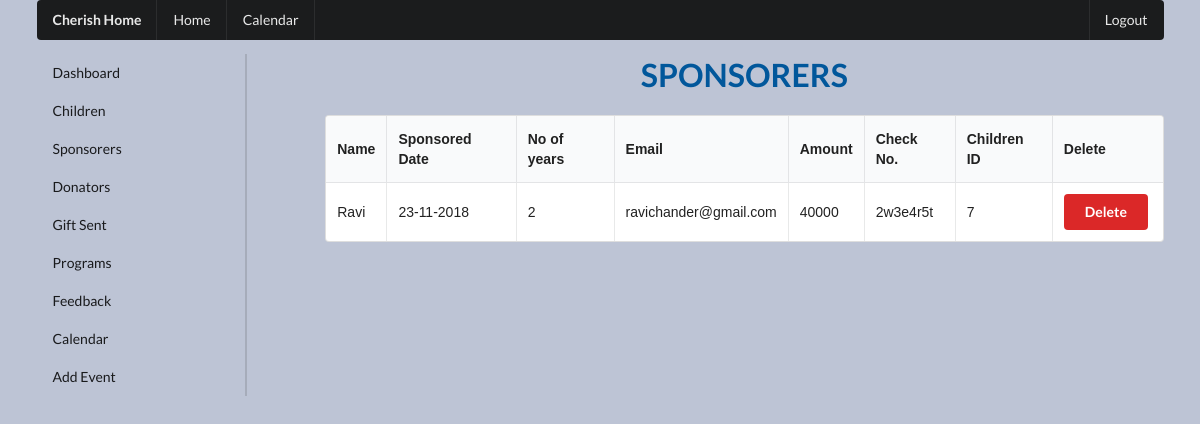
The app's page /admin/sponsorer.php (signed in) with its own data.
### tables this page shows
CREATE TABLE `sponsorer` (
  `spn_id` int(3) NOT NULL,
  `spn_firstname` varchar(30) NOT NULL,
  `spn_lastname` varchar(30) DEFAULT NULL,
  `spnd_date` date NOT NULL,
  `spn_noofyears` int(2) NOT NULL,
  `spn_email` varchar(30) NOT NULL,
  `spn_phone` int(20) NOT NULL,
  `spn_bill_address` text NOT NULL,
  `spn_amount` int(5) NOT NULL,
  `spn_checkno` varchar(20) NOT NULL,
  `cid` int(50) NOT NULL
);

### admin/sponsorer.php (the view, shortened to what this page needs)
<?php include './admin_components/admin_header.php' ?>
    <div class="ui container">
        <?php include './admin_components/admin_top-menu.php' ?>
        <div class="ui grid">
            <?php include './admin_components/admin_side-menu.php' ?>
            <div class="twelve wide column">
                <h1>Sponsorers</h1>
                <table class="ui celled table">
                    <thead>
                        <tr>
                            <th>Name</th>
                            <th>Sponsored Date</th>
                            <th>No of years</th>
                            <th>Email</th>
                            <th>Amount</th>
                            <th>Check No.</th>
                            <th>Children ID</th>
                            <th>Delete</th>
                        </tr>
                    </thead>
                    <tbody>
                        <?php
                            $sql = "SELECT * FROM sponsorer";
                            $result = $conn->query($sql);
                            if ($result->num_rows > 0) {
                                while($row = $result->fetch_assoc()) {
                                $unformated = $row['spnd_date'];
                                $formateddate = date("d-m-Y", strtotime($unformated));
                        ?>
                        <tr>
                            <td><?php echo $row['spn_firstname']; ?></td>
                            <td><?php echo $formateddate; ?></td>
                            <td><?php echo $row['spn_noofyears']; ?></td>
                            <td><?php echo $row['spn_email']; ?></td>
                            <td><?php echo $row['spn_amount']; ?></td>
                            <td><?php echo $row['spn_checkno']; ?></td>
                            <td><?php echo $row['cid']; ?></td>
                            <td>
                                <a
                                    onclick="return confirm('Are you sure you want to delete this post and all its comments?');"
                                    class="ui red button"
                                    href="sponsorer.php?del=<?php echo $row['spn_id']; ?>&cid=<?php echo $row['cid']; ?>">
                                    Delete
                                </a>
                            </td>
                        </tr>
                        <?php
                                }
                            }
                        ?>
                    </tbody>
                </table>
            </div>
        </div>
    </div>

### css/main.css (style rules this page uses)
body { background-color: #f8f9fa; font-family: 'Poppins', sans-serif; color: #333; }
h1 { font-size: 32px; font-weight: bold; color: #01579b; text-transform: uppercase; text-align: center; margin-bottom: 20px; }

### records on screen
sponsorer: spn_firstname "Ravi", spnd_date "23-11-2018", spn_noofyears "2", spn_email "ravichander@gmail.com", spn_amount "40000", spn_checkno "2w3e4r5t", cid "7"
